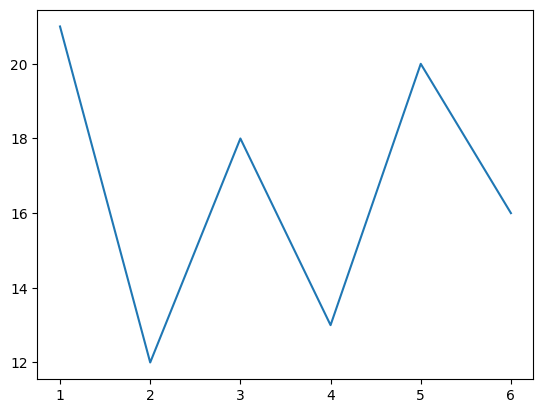

This chart was generated by the following Python code:
# -*- coding: UTF-8 -*-
import matplotlib.pyplot as plt
from die import Die
die1 = Die()
results = [die1.roll() for i in range(100)]
frequencies = { value:results.count(value) for value in range(1,die1.num_sides+1)}
plt.plot(frequencies.keys(),frequencies.values())
plt.savefig('scatter_die.png',bbox_inches='tight')